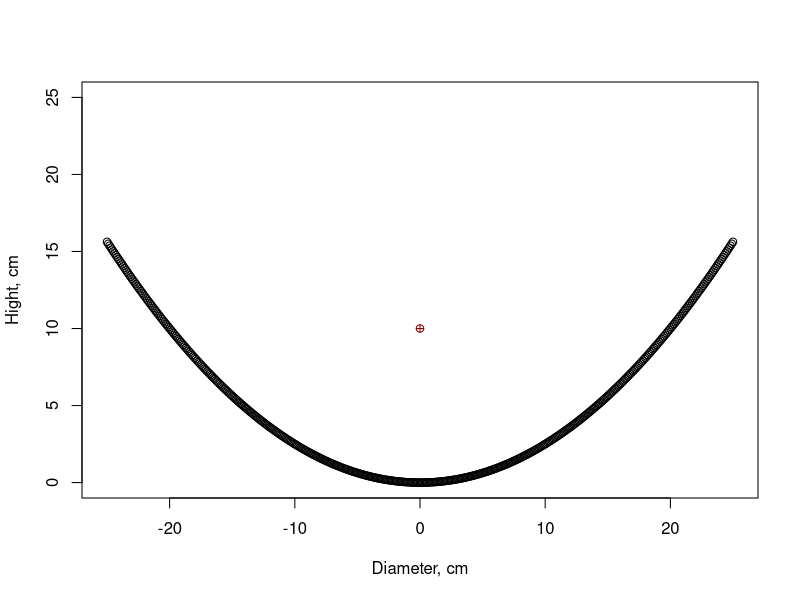

R code for this plot:
## ---- chunk 1
    x <- 50
    f <- 10
    df <- data.frame(x=numeric(),y=numeric(), stringsAsFactors=FALSE)
    for (i in seq(-x/2, x/2, by=0.1)) {
            y = i^2/(4*f)
            k <- c(i,y)
            df <- rbind(df, k)
    }
    plot(df, ylim=c(0,25), xlab="Diameter, cm", ylab="Hight, cm")
    points(0, f, col = "dark red", pch=10)
